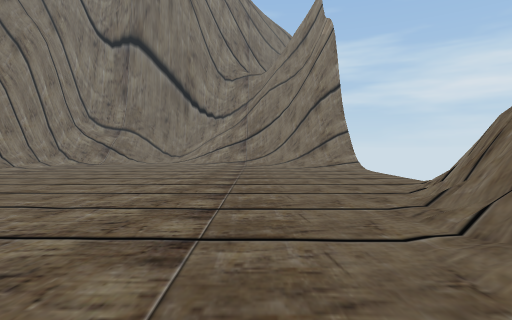
view 1 (above)

16 first-person views from a walk through a scene from a Unity 3-D project. The camera is 1.5 m above the floor, tilts 2° down and sees 80° across. The floor is counted in squares, 2 m on a side. Each view is taken from the middle of a square. On the plan, view 1 faces up. The plan holds only what a view shows up to about 10 squares ahead; the rest is blank. The place goes on beyond the plan.

view 2
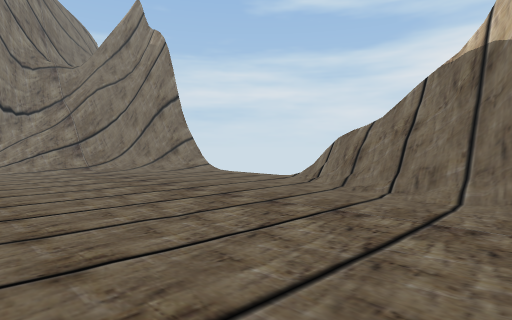

view 3
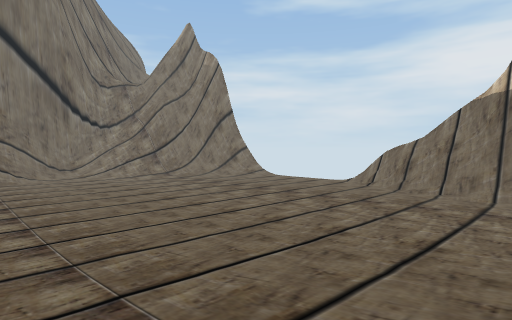

view 4
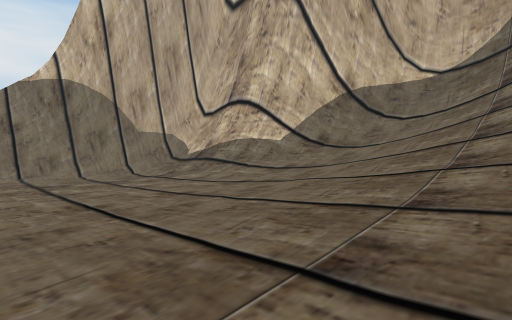

view 5
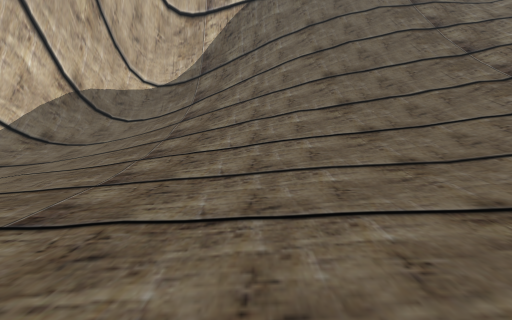

view 6
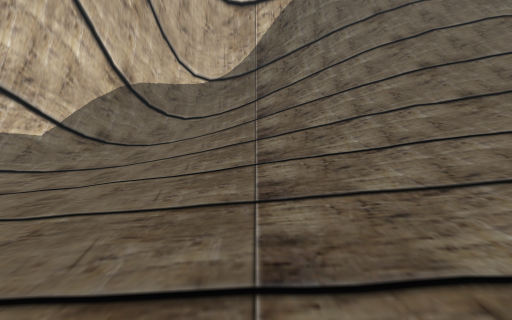

view 7
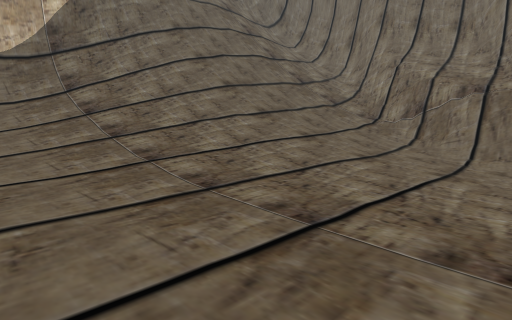

view 8
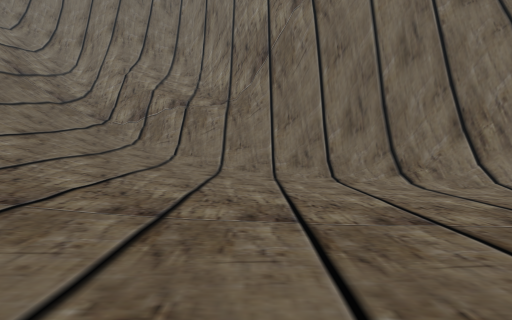

view 9
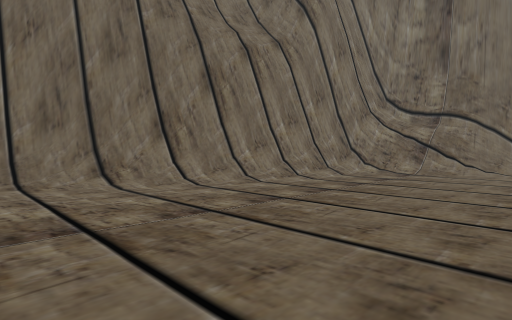

view 10
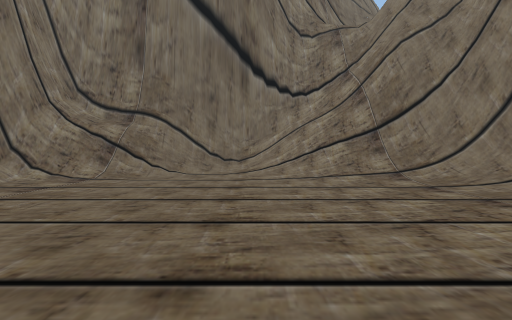

view 11
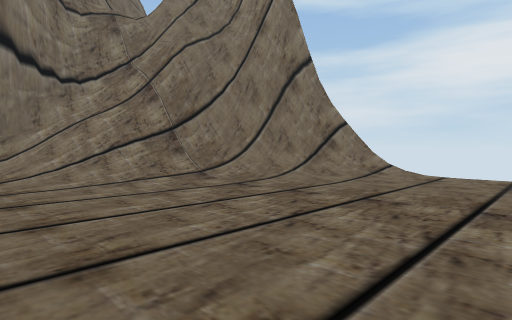

view 12
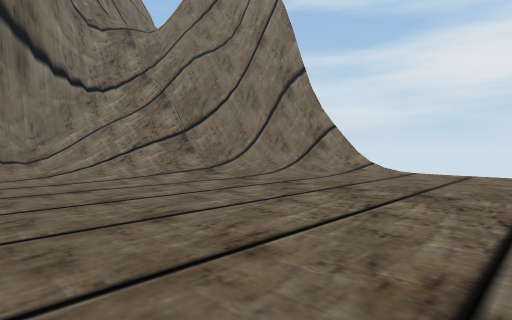

view 13
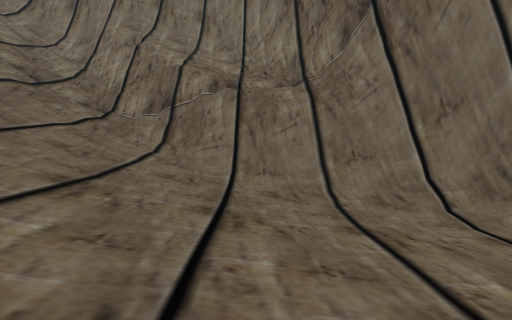

view 14
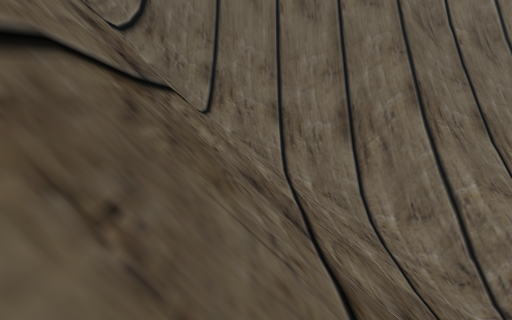

view 15
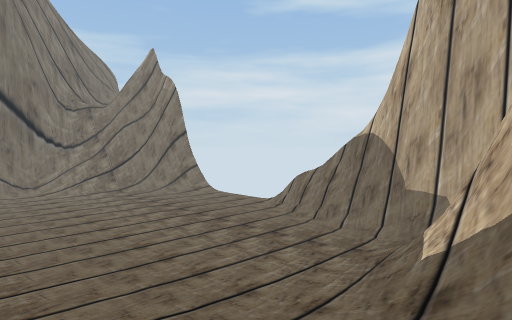

view 16
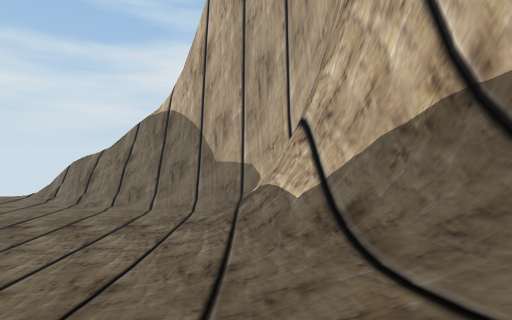

### Floor plan
Key: @ floor where view 1 was taken; # wall or solid block; . main floor; : floor 0.25 m higher than the main floor; + floor 0.5 m higher than the main floor; * floor 0.75 m higher than the main floor; % floor 1 m higher than the main floor; & floor 1.25 m higher than the main floor; / step, stairs or slope; = window, fence, low wall or low ledge.
Columns run from 19 left of view 1 to 4 right of it. Each row starts with its distance up from view 1.
 20                 ###
 19              ####=#
 18            ###////##
 17           ##=/.///###
 16          ##/....///###
 15          #/........//##
 14         ##..........//##
 13         #=............//
 12         #...............
 11        ##...............
 10        #=...............
  9       ##................
  8       ##................
  7       #.................
  6      ##................#
  5     ##/.............../#
  4     ##+::::...........##
  3     #=+++++::......../#
  2    ##/%***+++:.......##
  1    #=///&/**++::.....#
  0  ###////////*++::..@/#
 -1 ###//////////*+++///##
 -2 ##////////////&//####
 -3 #//////////////####
 -4 #/////////////###
 -5 #////////////###
 -6 #//=###########
 -7 ##/
 -8  #

Positions as (right, up) in squares from view 1, and headings:
1: (0, 0), facing up
2: (-5, 0), facing up-right
3: (-9, 0), facing up-right
4: (-9, 4), facing down-right
5: (-10, 5), facing down
6: (-8, 4), facing down
7: (-6, 4), facing down-left
8: (-5, 5), facing left
9: (-5, 6), facing up-left
10: (-4, 8), facing up
11: (-5, 9), facing up-right
12: (-6, 8), facing up-right
13: (-9, 3), facing left
14: (-13, -5), facing left
15: (-8, -4), facing up-right
16: (-8, -2), facing right
